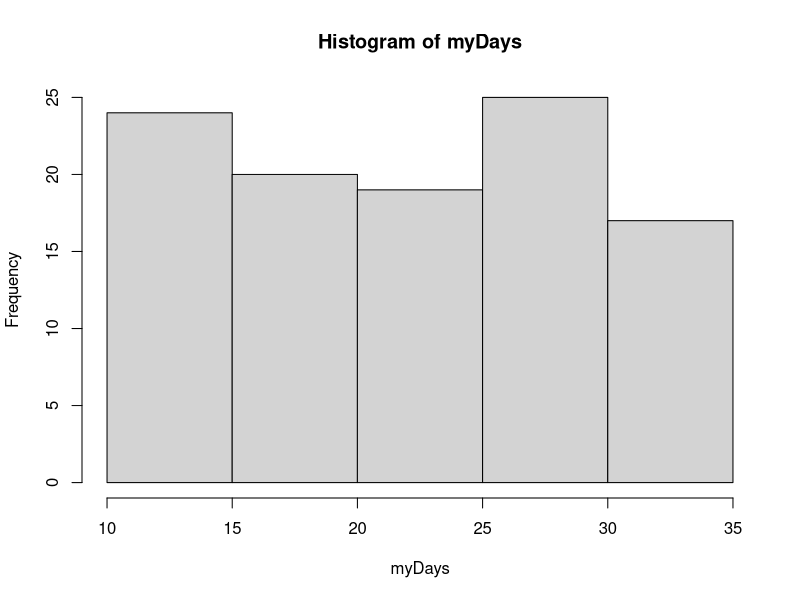

The R source for this figure:

# Read and Writing to Files, see Slides of Lecture 1 for additional info. 

# Reading from comma separated volume (CSV) file. We assume that our data is stored in a simple CSV text file.  
# Provide the specific file path on your computer  like this   days<-read.csv("/home/kia/Desktop/Example_Data.csv")
# or have the file in your current working directory
# This command will read the data into a special data type named "data frame".

# setwd("SET THE Working Director to THE PATH TO THIS DIRECTORY")

days<-read.csv("Datasets/Example_Data.csv", header = FALSE)

# To convert and flatten data from a data frame you can use the unlist command. 
myDays <-unlist(days, use.names=FALSE)

# myDays is now a simple vector data type that I can work with. 

# generate a histogram form data 
hist(myDays)


